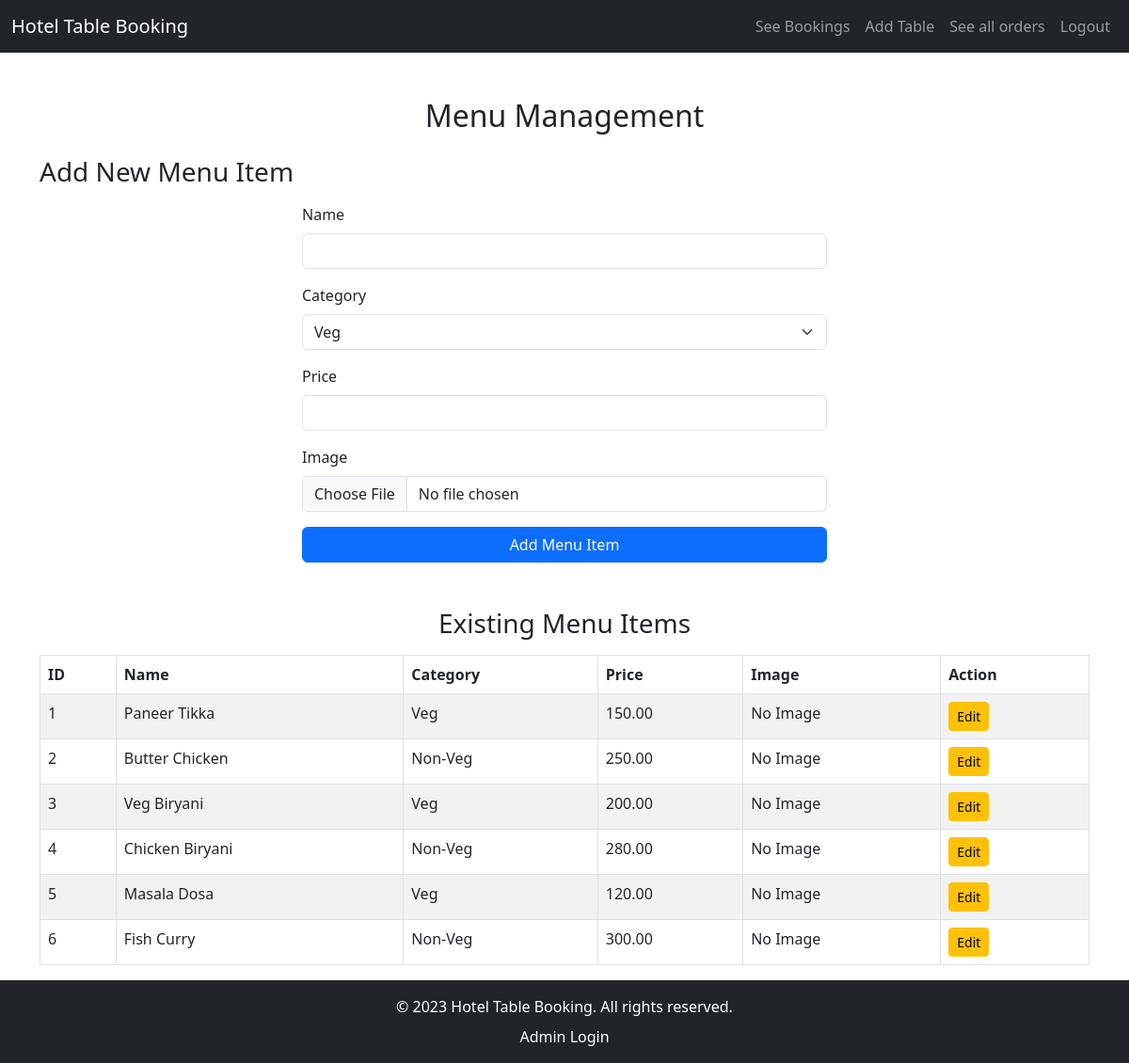
The app's page /admin_dashboard.php (signed in), older data.
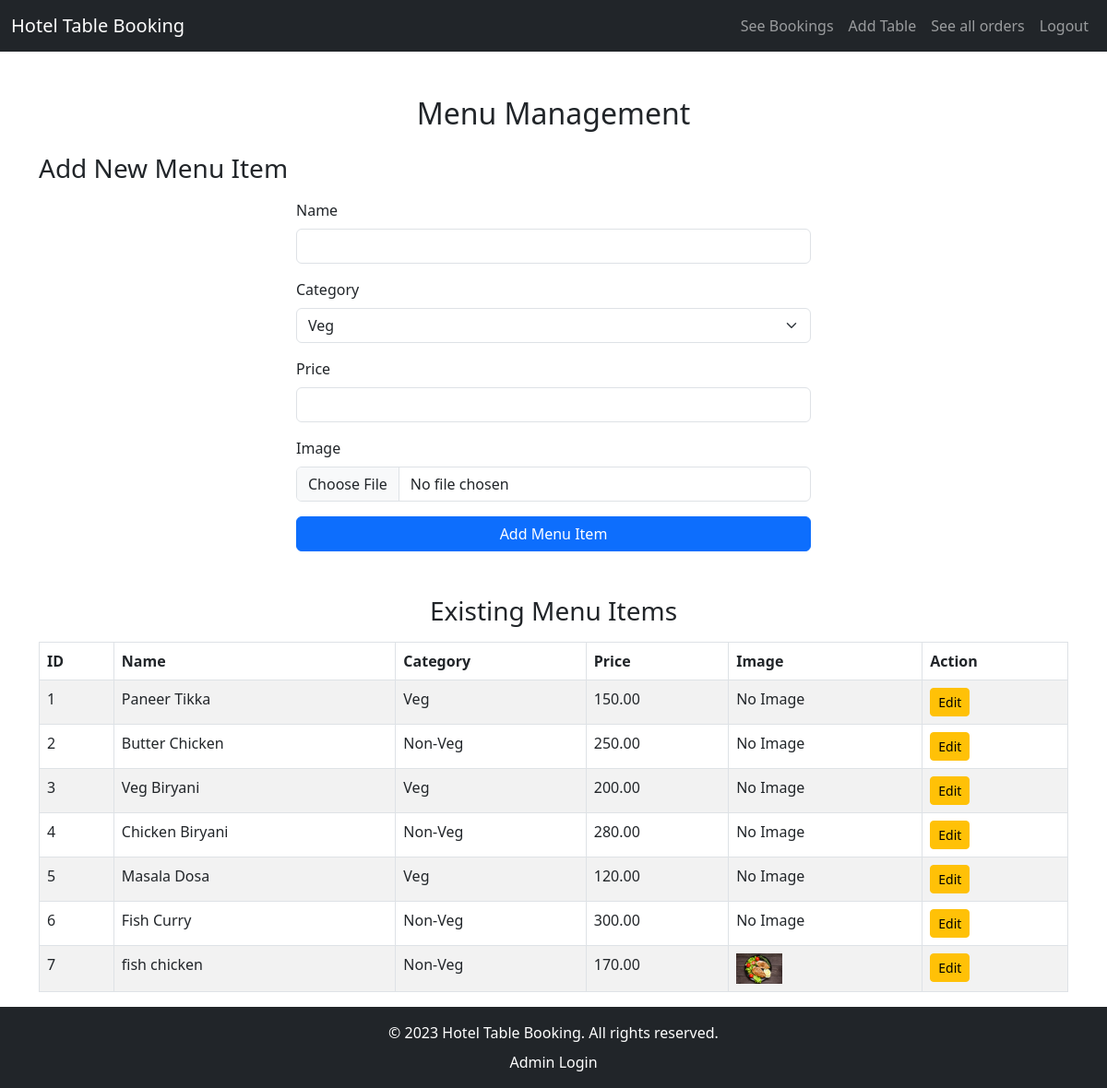
The same page, newer data.
### tables this page shows
CREATE TABLE `menu` (
  `id` int(11) NOT NULL,
  `name` varchar(100) NOT NULL,
  `category` enum('Veg','Non-Veg') NOT NULL,
  `price` decimal(10,2) NOT NULL,
  `image` varchar(255) NOT NULL
);

### admin_dashboard.php (the view, shortened to what this page needs)
<?php
require 'db.php';
$menu_stmt = $pdo->query("SELECT * FROM menu");
$menu_items = $menu_stmt->fetchAll(PDO::FETCH_ASSOC);
?>
<!DOCTYPE html>
<html lang="en">
<head>
    <link href="https://cdn.jsdelivr.net/npm/bootstrap@5.3.0-alpha1/dist/css/bootstrap.min.css" rel="stylesheet">
</head>
<body>
     <nav class="navbar navbar-expand-lg navbar-dark bg-dark">
        <div class="container-fluid">
            <a class="navbar-brand" href="admin_dashboard.php">Hotel Table Booking</a>
            <div class="collapse navbar-collapse" id="navbarNav">
                <ul class="navbar-nav ms-auto">
                    <?php if (isset($_SESSION['admin_id'])): ?>
                        <li class="nav-item"><a class="nav-link" href="admin_bookings.php">See Bookings</a></li>
                        <li class="nav-item"><a class="nav-link" href="admin_dashboard.php">Add Table</a></li>
                        <li class="nav-item"><a class="nav-link" href="admin_orders.php">See all orders</a></li>
                        <li class="nav-item"><a class="nav-link" href="logout.php">Logout</a></li>
                    <?php else: ?>
                        <li class="nav-item"><a class="nav-link" href="login.php">Login</a></li>
                        <li class="nav-item"><a class="nav-link" href="signup.php">Sign Up</a></li>
                    <?php endif; ?>
                </ul>
            </div>
        </div>
    </nav>
    <div class="container mt-5">
        <h2 class="text-center mb-4">Menu Management</h2>
        <h3 class="mb-3">Add New Menu Item</h3>
        <form method="POST" enctype="multipart/form-data" class="w-50 mx-auto mb-5">
            <div class="mb-3">
                <label for="name" class="form-label">Name</label>
                <input type="text" class="form-control" id="name" name="name" required>
            </div>
            <div class="mb-3">
                <label for="category" class="form-label">Category</label>
                <select class="form-select" id="category" name="category" required>
                    <option value="Veg">Veg</option>
                </select>
            </div>
            <div class="mb-3">
                <label for="price" class="form-label">Price</label>
                <input type="number" step="0.01" class="form-control" id="price" name="price" required>
            </div>
            <div class="mb-3">
                <label for="image" class="form-label">Image</label>
                <input type="file" class="form-control" id="image" name="image" accept="image/*" required>
            </div>
            <button type="submit" class="btn btn-primary w-100">Add Menu Item</button>
        </form>
        <h3 class="text-center mb-3">Existing Menu Items</h3>
        <table class="table table-bordered table-striped">
            <thead>
                <tr>
                    <th>ID</th>
                    <th>Name</th>
                    <th>Category</th>
                    <th>Price</th>
                    <th>Image</th>
                    <th>Action</th>
                </tr>
            </thead>
            <tbody>
                <?php foreach ($menu_items as $item): ?>
                    <tr>
                        <td><?= htmlspecialchars($item['id']) ?></td>
                        <td><?= htmlspecialchars($item['name']) ?></td>
                        <td><?= htmlspecialchars($item['category']) ?></td>
                        <td><?= htmlspecialchars($item['price']) ?></td>
                        <td>
                            <?php if ($item['image']): ?>
                                <img src="uploads/<?= htmlspecialchars($item['image']) ?>" alt="<?= htmlspecialchars($item['name']) ?>" width="50">
                            <?php else: ?>
                                No Image
                            <?php endif; ?>
                        </td>
                        <td>
                            <button class="btn btn-sm btn-warning" data-bs-toggle="modal" data-bs-target="#editModal<?= $item['id'] ?>">Edit</button>
                        </td>
                    </tr>
                <?php endforeach; ?>
            </tbody>
        </table>
    </div>
    <?php include 'footer.php'; ?>
</body>
</html>

Row changes from the older to the newer data that the page shows:
added menu: id "7", name "fish chicken", category "Non-Veg", price "170.00", image (picture)
